Frame 1 (no input): blank canvas, image omitted
Frame 60 (the mouse pressed at the canvas centre just before this capture): blank canvas, image omitted
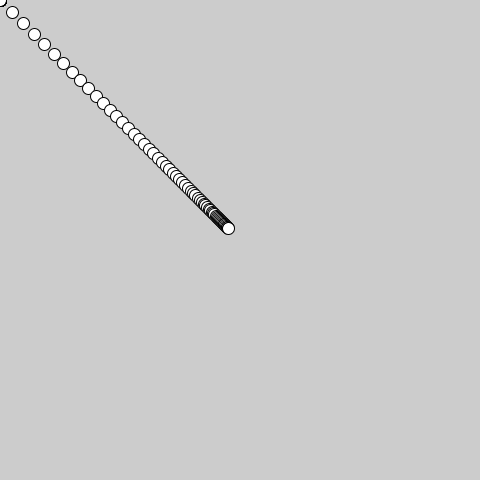
Frame 120 (the mouse held since frame 60 and released just before this capture)

The Processing sketch whose frames 1 and 60 were blank and that drew this single picture after the mouse press (run headless with seeded random() and noise(); from frame 60 on, the mouse is pressed at the canvas centre):

// Processing sketch: ellipse01
// ── ellipse01.pde
float x,y;
float easing = 0.05;

void setup() {
  size(480, 480);
}

void draw() {
  float targetX = mouseX;
  float targetY = mouseY;
  x += (targetX - x) * easing;
  y += (targetY - y) * easing;
  ellipse(x, y, 12, 12);
}
